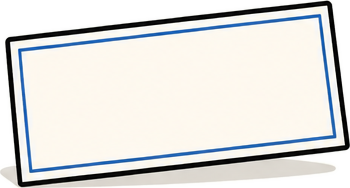
#> input picture library/props/bigcheck.png, 350 x 188 px
$ python -i thumb.py   (imports and definitions only)
#> lines starting #> are read from the running program, lines starting #| are printed output that depends on the picture; after the words box and inside, x2 and y2 are one past the last pixel; in counts of white or black regions, pixels touching at a corner belong together
#> further down, picture is the input picture: PIL image 350x188 RGBA; mean R, G, B, A 224.3, 223.8, 220.4, 214.8
# Thumbnails in the "BORN RICH" style (V03, the channel's best long video so far, Oct 2026):
#   one flat, bright background colour + a soft glow behind the host
#   ONE big host (cropped at the thighs, face in the upper third, never covered)
#   ONE hero object/pile that says what the video is about
#   2–3 words of heavy Anton text on the LEFT, black, with one accent word
# usage: python3 engine/thumb.py spec.json out.png      (spec format: see SPECS at the bottom / thumbs/*.json)
import json, sys, os, math
from PIL import Image, ImageDraw, ImageFilter, ImageFont
ROOT = os.path.dirname(os.path.dirname(os.path.abspath(__file__)))
# [1 line not run here, left out]
FA = os.path.join(ROOT, 'fonts', 'anton-latin-400-normal.woff')
W, H = 1920, 1080

def hexrgb(h): h = h.lstrip('#'); return tuple(int(h[i:i + 2], 16) for i in (0, 2, 4))

def asset(code):
    p = DIMS[code]['path'] if code in DIMS else ('props/%s.png' % code)
    return Image.open(os.path.join(LIB, p)).convert('RGBA')

def shadow(im, r=18, a=110, off=(0, 14)):
#> called with r = 18, a = 110, off = (0, 14)
    s = Image.new('RGBA', (im.width + 4 * r, im.height + 4 * r), (0, 0, 0, 0))
#> s: PIL image 422x260 RGBA; every value is 0
    m = im.split()[3].point(lambda v: a if v > 20 else 0)
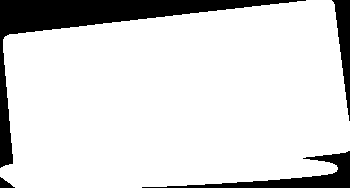
#> m: PIL image 350x188 L; values 0 (black) and 110 (white), 85.6% white; 4 black regions, box (x1, y1, x2, y2) and area: (0, 0, 306, 168) 6489, (142, 151, 350, 188) 1841, (332, 0, 350, 121) 1024, (0, 177, 15, 188) 89
    s.paste((0, 0, 0, 255), (2 * r + off[0], 2 * r + off[1]), m)
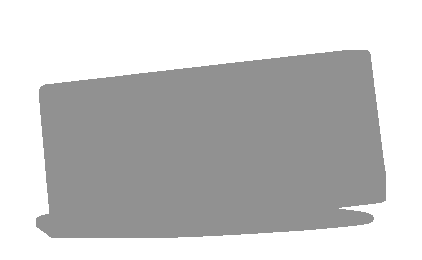
#> s: PIL image 422x260 RGBA; mean R, G, B, A 0, 0, 0, 56.5; transparent parts drawn white
    return s.filter(ImageFilter.GaussianBlur(r)), 2 * r

# [68 lines left out: functions place, text_block, build, not called in this run]

# [2 lines not run here, left out]

>>> from PIL import Image
>>> picture = Image.open('../library/props/bigcheck.png')
>>> result = shadow(picture)

$ run again, on library/props/calendar.png
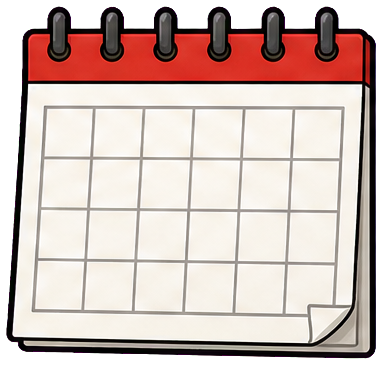
#> input picture library/props/calendar.png, 382 x 365 px
#> picture is the input picture: PIL image 382x365 RGBA; mean R, G, B, A 178.8, 161.4, 157.3, 219.6
#> in shadow, `m = im.split()[3].point(lambda v: a if v > 20 else 0)`:
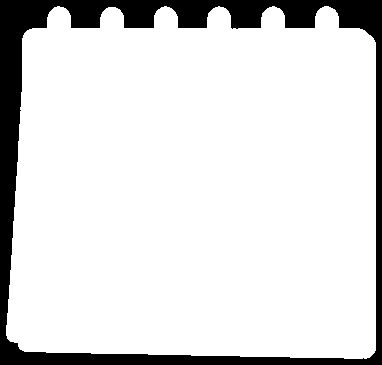
#> m: PIL image 382x365 L; values 0 (black) and 110 (white), 86.5% white; 1 black region, box (x1, y1, x2, y2) and area: (0, 0, 382, 365) 18838
#> in shadow, `s.paste((0, 0, 0, 255), (2 * r + off[0], 2 * r + off[1]), m)`:
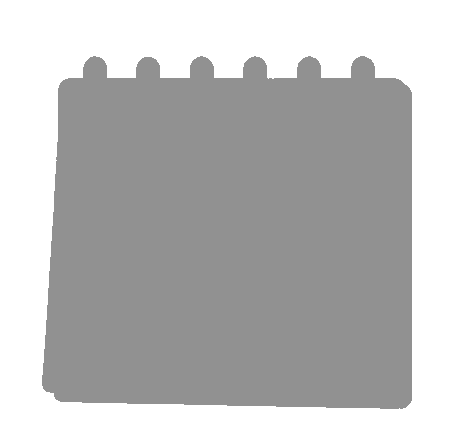
#> s: PIL image 454x437 RGBA; mean R, G, B, A 0, 0, 0, 66.9; transparent parts drawn white

$ run again, on library/props/car.png
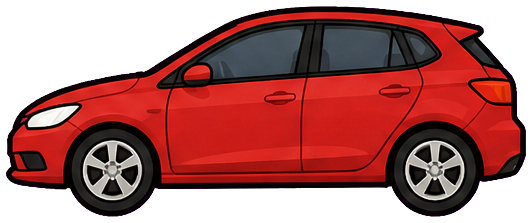
#> input picture library/props/car.png, 532 x 223 px
#> picture is the input picture: PIL image 532x223 RGBA; mean R, G, B, A 97.6, 41, 41.1, 167.7
#> in shadow, `m = im.split()[3].point(lambda v: a if v > 20 else 0)`:
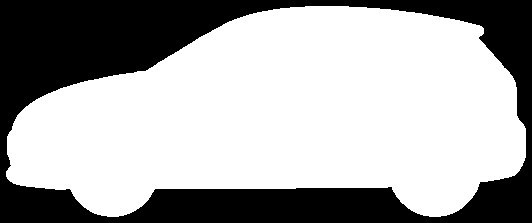
#> m: PIL image 532x223 L; values 0 (black) and 110 (white), 66.1% white; 1 black region, box (x1, y1, x2, y2) and area: (0, 0, 532, 223) 40193
#> in shadow, `s.paste((0, 0, 0, 255), (2 * r + off[0], 2 * r + off[1]), m)`:
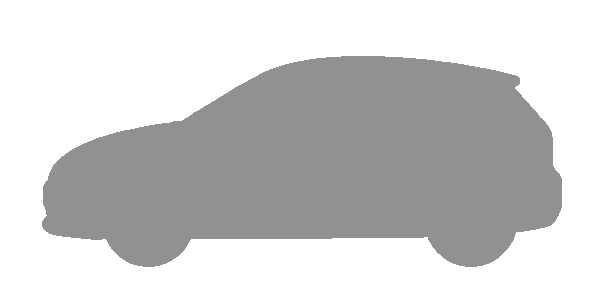
#> s: PIL image 604x295 RGBA; mean R, G, B, A 0, 0, 0, 48.4; transparent parts drawn white
